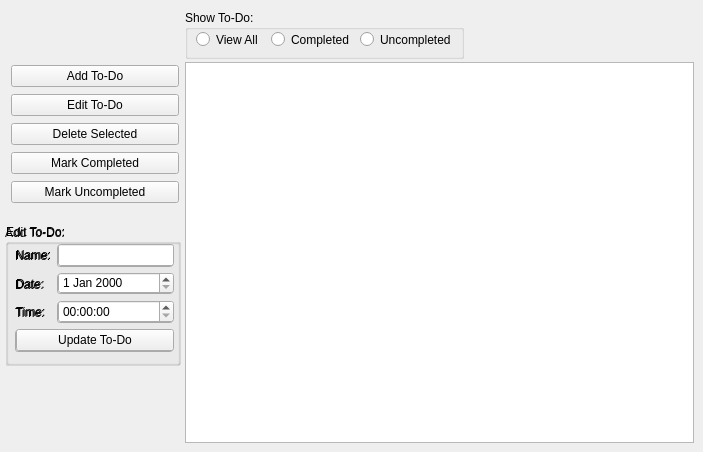
    <widget class="QWidget" name="tab">
     <attribute name="title">
      <string>To-Do List</string>
     </attribute>
     <widget class="QTableView" name="tableView_toDo">
      <property name="geometry">
       <rect>
        <x>185</x>
        <y>62</y>
        <width>509</width>
        <height>381</height>
       </rect>
      </property>
     </widget>
     <widget class="QGroupBox" name="groupBox_5">
      <property name="geometry">
       <rect>
        <x>185</x>
        <y>10</y>
        <width>279</width>
        <height>49</height>
       </rect>
      </property>
      <property name="title">
       <string>Show To-Do:</string>
      </property>
      <widget class="QWidget" name="layoutWidget">
       <property name="geometry">
        <rect>
         <x>11</x>
         <y>20</y>
         <width>260</width>
         <height>19</height>
        </rect>
       </property>
       <layout class="QHBoxLayout" name="horizontalLayout_6">
        <item>
         <widget class="QRadioButton" name="radioButton_viewAll">
          <property name="text">
           <string>View All</string>
          </property>
         </widget>
        </item>
        <item>
         <widget class="QRadioButton" name="radioButton_completed">
          <property name="text">
           <string>Completed</string>
          </property>
         </widget>
        </item>
        <item>
         <widget class="QRadioButton" name="radioButton_uncompleted">
          <property name="text">
           <string>Uncompleted</string>
          </property>
         </widget>
        </item>
       </layout>
      </widget>
     </widget>
     <widget class="QGroupBox" name="groupBox_addToDo">
      <property name="geometry">
       <rect>
        <x>5</x>
        <y>225</y>
        <width>175</width>
        <height>141</height>
       </rect>
      </property>
      <property name="title">
       <string>Add To-Do:</string>
      </property>
      <widget class="QWidget" name="layoutWidget">
       <property name="geometry">
        <rect>
         <x>10</x>
         <y>20</y>
         <width>158</width>
         <height>107</height>
        </rect>
       </property>
       <layout class="QVBoxLayout" name="verticalLayout_14">
        <item>
         <layout class="QHBoxLayout" name="horizontalLayout_18">
          <item>
           <layout class="QVBoxLayout" name="verticalLayout_7">
            <item>
             <widget class="QLabel" name="label_4">
              <property name="text">
               <string>Name:</string>
              </property>
             </widget>
            </item>
            <item>
             <widget class="QLabel" name="label_5">
              <property name="text">
               <string>Date:</string>
              </property>
             </widget>
            </item>
            <item>
             <widget class="QLabel" name="label_6">
              <property name="text">
               <string>Time:</string>
              </property>
             </widget>
            </item>
           </layout>
          </item>
          <item>
           <layout class="QVBoxLayout" name="verticalLayout_8">
            <item>
             <widget class="QLineEdit" name="lineEdit_toDoName"/>
            </item>
            <item>
             <widget class="QDateEdit" name="dateEdit_toDo"/>
            </item>
            <item>
             <widget class="QTimeEdit" name="timeEdit_toDo"/>
            </item>
           </layout>
          </item>
         </layout>
        </item>
        <item>
         <widget class="QPushButton" name="pushButton_insertToDo">
          <property name="text">
           <string>Insert To-Do</string>
          </property>
         </widget>
        </item>
       </layout>
      </widget>
     </widget>
     <widget class="QGroupBox" name="groupBox_editToDo">
      <property name="geometry">
       <rect>
        <x>6</x>
        <y>224</y>
        <width>175</width>
        <height>141</height>
       </rect>
      </property>
      <property name="title">
       <string>Edit To-Do:</string>
      </property>
      <widget class="QWidget" name="layoutWidget_3">
       <property name="geometry">
        <rect>
         <x>10</x>
         <y>20</y>
         <width>158</width>
         <height>107</height>
        </rect>
       </property>
       <layout class="QVBoxLayout" name="verticalLayout_15">
        <item>
         <layout class="QHBoxLayout" name="horizontalLayout_20">
          <item>
           <layout class="QVBoxLayout" name="verticalLayout_16">
            <item>
             <widget class="QLabel" name="label_7">
              <property name="text">
               <string>Name:</string>
              </property>
             </widget>
            </item>
            <item>
             <widget class="QLabel" name="label_8">
              <property name="text">
               <string>Date:</string>
              </property>
             </widget>
            </item>
            <item>
             <widget class="QLabel" name="label_9">
              <property name="text">
               <string>Time:</string>
              </property>
             </widget>
            </item>
           </layout>
          </item>
          <item>
           <layout class="QVBoxLayout" name="verticalLayout_17">
            <item>
             <widget class="QLineEdit" name="lineEdit_toDoName_2">
              <property name="readOnly">
               <bool>true</bool>
              </property>
             </widget>
            </item>
            <item>
             <widget class="QDateEdit" name="dateEdit_toDo_2"/>
            </item>
            <item>
             <widget class="QTimeEdit" name="timeEdit_toDo_2"/>
            </item>
           </layout>
          </item>
         </layout>
        </item>
        <item>
         <widget class="QPushButton" name="pushButton_insertToDo_2">
          <property name="text">
           <string>Update To-Do</string>
          </property>
         </widget>
        </item>
       </layout>
      </widget>
     </widget>
     <widget class="QWidget" name="layoutWidget">
      <property name="geometry">
       <rect>
        <x>11</x>
        <y>64</y>
        <width>168</width>
        <height>141</height>
       </rect>
      </property>
      <layout class="QVBoxLayout" name="verticalLayout_6">
       <item>
        <widget class="QPushButton" name="pushButton_addToDo">
         <property name="text">
          <string>Add To-Do</string>
         </property>
        </widget>
       </item>
       <item>
        <widget class="QPushButton" name="pushButton_editToDo">
         <property name="text">
          <string>Edit To-Do</string>
         </property>
        </widget>
       </item>
       <item>
        <widget class="QPushButton" name="pushButton_deleteToDo">
         <property name="text">
          <string>Delete Selected</string>
         </property>
        </widget>
       </item>
       <item>
        <widget class="QPushButton" name="pushButton_toDoCompleted">
         <property name="text">
          <string>Mark Completed</string>
         </property>
        </widget>
       </item>
       <item>
        <widget class="QPushButton" name="pushButton_toDoUncompleted">
         <property name="text">
          <string>Mark Uncompleted</string>
         </property>
        </widget>
       </item>
      </layout>
     </widget>
    </widget>
